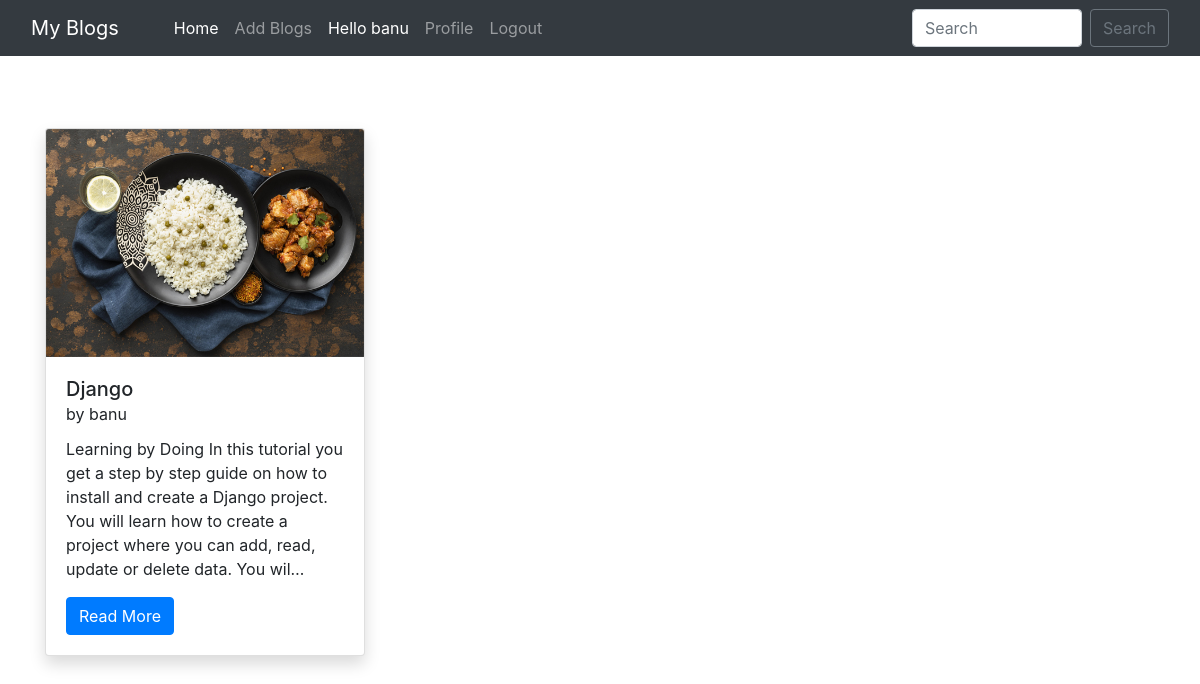
The app's page / (signed in) with its own data.
### home/models.py (models this page shows, shortened)
class BlogPost(models.Model):
    title = models.CharField(max_length=255)
    author = models.ForeignKey(User, on_delete=models.CASCADE)
    slug = models.CharField(max_length=130)
    content = models.TextField()
    image = models.ImageField(upload_to="profile_pics", blank=True, null=True)
    dateTime = models.DateTimeField(auto_now_add=True)

### home/views.py (the view)
# urls.py: path("", views.blogs, name="blogs"),
def blogs(request):
    posts = BlogPost.objects.all()
    posts = BlogPost.objects.filter().order_by('-dateTime')
    return render(request, "blog.html", {'posts': posts})

### home/templates/blog.html (shortened to what this page needs)
{% extends 'base.html' %}
{% block homeactive %} active {% endblock homeactive %}
{% block body %}
<div class="container mt-5 mb-3">
    <div class="row">
        {% for post in posts %}
        <div class="col-lg-4 my-4">
            <div class="card shadow" style="width: 20rem; height: 33rem;">
                <img src="/media/{{post.image}}" class="card-img-top" alt="..." height="250px">
                <div class="card-body">
                  <h5 class="card-title">{{post.title}} <br><small>by {{post.author}}</small></h5>
                  <p class="card-text">{{post.content| truncatechars:210}}</p>
                  <a href="blog/{{post.slug}}" class="btn btn-primary">Read More {% if user.is_superuser %}<a href="delete_blog_post/{{post.slug}}/" class="btn btn-danger mx-4">Delete Blog</a>{% endif %}</a>
                </div>
              </div>
        </div>
        {% endfor %}
    </div>
</div>
{% endblock %}

### home/templates/base.html (shortened to what this page needs)
<!doctype html>
<html lang="en">
  <head>
    <link href="//maxcdn.bootstrapcdn.com/bootstrap/4.1.1/css/bootstrap.min.css" rel="stylesheet" id="bootstrap-css">
    <link href="https://cdn.jsdelivr.net/npm/bootstrap@5.0.2/dist/css/bootstrap.min.css" rel="stylesheet">
    <link rel="stylesheet" href="https://maxcdn.bootstrapcdn.com/bootstrap/4.0.0/css/bootstrap.min.css">
  </head>
  <body>
    <nav class="navbar navbar-expand-lg navbar-dark bg-dark sticky-top">
        <div class="container-fluid">
          <a class="navbar-brand" href="#">My Blogs</a>
          <div class="collapse navbar-collapse" id="navbarSupportedContent">
          <div class="container mx-3">
            <ul class="navbar-nav me-auto mb-2 mb-lg-0">
              <li class="nav-item">
                <a class="nav-link {% block homeactive %} {% endblock homeactive %}" aria-current="page" href="/">Home</a>
              </li>
              {% if user.is_authenticated %}
              <li class="nav-item">
                <a class="nav-link {% block add_blogs_active %} {% endblock add_blogs_active %}" href="/add_blogs/">Add Blogs</a>
              </li>
              <li class="nav-item">
                <a class="nav-link active" href="#">Hello {{request.user}}</a>
              </li>
              <li class="nav-item">
                <a class="nav-link {% block profileactive %} {% endblock profileactive %}" href="/profile/">Profile</a>
              </li>
              <li class="nav-item">
                <a class="nav-link" href="/logout/">Logout</a>
              </li>
              {% endif %}
            </ul>
            </div>
            <form class="d-flex" method="POST" action="/search/"> {% csrf_token %}
              <input class="form-control me-2" type="search" placeholder="Search" name="searched" id="searched" aria-label="Search">
              <button href="/search/" class="btn btn-outline-secondary" type="submit">Search</button>
            </form>
          </div>
        </div>
      </nav>
      {% block body %}
      {% endblock %}
</body>
</html>

### records on screen
BlogPost: image (picture), title "Django", author "banu", content "Learning by Doing In this tutorial you get a step by step guide on how to install and create a Django project. You will learn how to create a project where you can add, read, update or delete data. You wil…"

### other values on screen
{{ request.user }} "banu"
